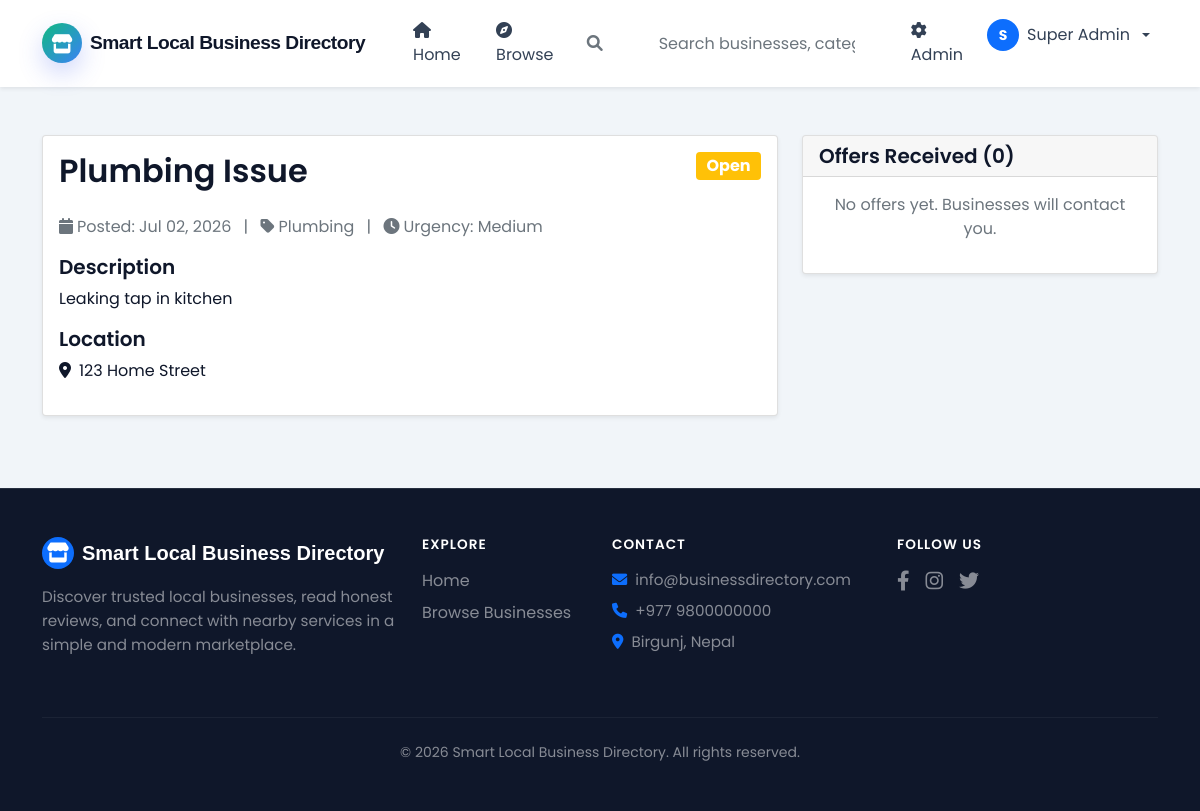
Screenshot of /smart-business-directory/support/request-detail.php?id=2 (signed in) with the database file from the repository.
### tables this page shows
CREATE TABLE system_settings (
    setting_id INT PRIMARY KEY AUTO_INCREMENT,
    setting_key VARCHAR(100) UNIQUE NOT NULL,
    setting_value TEXT,
    setting_type ENUM('text', 'number', 'boolean', 'json', 'file') DEFAULT 'text',
    description TEXT,
    updated_by INT,
    updated_at TIMESTAMP DEFAULT CURRENT_TIMESTAMP ON UPDATE CURRENT_TIMESTAMP,
    FOREIGN KEY (updated_by) REFERENCES users(user_id) ON DELETE SET NULL,
    INDEX idx_key (setting_key)
);

CREATE TABLE support_requests (
    request_id INT PRIMARY KEY AUTO_INCREMENT,
    user_id INT NOT NULL,
    assigned_biz_id INT DEFAULT NULL,
    title VARCHAR(200) NOT NULL,
    description TEXT NOT NULL,
    category VARCHAR(100),
    subcategory VARCHAR(100),
    urgency ENUM('low', 'medium', 'high', 'emergency') DEFAULT 'medium',
    budget_min DECIMAL(10,2),
    budget_max DECIMAL(10,2),
    address TEXT NOT NULL,
    city VARCHAR(100),
    latitude DECIMAL(10,8),
    longitude DECIMAL(11,8),
    preferred_date DATE,
    preferred_time_start TIME,
    preferred_time_end TIME,
    images TEXT,
    status ENUM('open', 'bidding', 'assigned', 'in_progress', 'completed', 'cancelled', 'expired') DEFAULT 'open',
    completed_at TIMESTAMP,
    rating INT CHECK (rating BETWEEN 1 AND 5),
    review_text TEXT,
    viewed_count INT DEFAULT 0,
    offer_count INT DEFAULT 0,
    created_at TIMESTAMP DEFAULT CURRENT_TIMESTAMP,
    updated_at TIMESTAMP DEFAULT CURRENT_TIMESTAMP ON UPDATE CURRENT_TIMESTAMP,
    FOREIGN KEY (user_id) REFERENCES users(user_id) ON DELETE CASCADE,
    FOREIGN KEY (assigned_biz_id) REFERENCES businesses(biz_id) ON DELETE SET NULL,
    INDEX idx_user (user_id),
    INDEX idx_status (status),
    INDEX idx_urgency (urgency),
    INDEX idx_created (created_at),
    INDEX idx_city (city),
    INDEX idx_location (latitude, longitude)
);

### smart-business-directory/includes/config.php (called while the page is built, shortened)
<?php
$conn = @mysqli_connect(DB_HOST, DB_USER, DB_PASS, DB_NAME);
mysqli_set_charset($conn, "utf8mb4");
function getSetting($key, $default = '') {
    global $conn;
    $key = mysqli_real_escape_string($conn, $key);
    $query = "SELECT setting_value FROM system_settings WHERE setting_key = '$key'";
    $result = mysqli_query($conn, $query);
    if ($row = mysqli_fetch_assoc($result)) {
        $value = json_decode($row['setting_value'], true);
        return isset($value['value']) ? $value['value'] : $default;
    }
    return $default;
}
?>

### smart-business-directory/includes/functions.php (called while the page is built, shortened)
<?php
require_once 'config.php';
function isLoggedIn() {
    return isset($_SESSION['user_id']) && isset($_SESSION['logged_in']) && $_SESSION['logged_in'] === true;
}
function hasRole($role) {
    return isLoggedIn() && isset($_SESSION['role']) && $_SESSION['role'] == $role;
}
function isAdmin() {
    return hasRole('admin');
}
?>

### smart-business-directory/support/request-detail.php (the view, shortened to what this page needs)
<?php
require_once '../includes/config.php';
require_once '../includes/functions.php';
require_once '../includes/session.php';
$request_id = isset($_GET['id']) ? (int)$_GET['id'] : 0;
$query = "SELECT sr.*, b.biz_name as assigned_business_name
          FROM support_requests sr
          LEFT JOIN businesses b ON sr.assigned_biz_id = b.biz_id
          WHERE sr.request_id = $request_id AND sr.user_id = {$_SESSION['user_id']}";
$result = mysqli_query($conn, $query);
$request = mysqli_fetch_assoc($result);
$offers_query = "SELECT o.*, b.biz_name, b.logo, b.phone, b.email
                 FROM support_offers o
                 JOIN businesses b ON o.business_id = b.biz_id
                 WHERE o.request_id = $request_id
                 ORDER BY o.price ASC";
$offers = mysqli_query($conn, $offers_query);
include '../includes/navbar.php';
?>
<div class="container my-5">
    <div class="row">
        <div class="col-md-8">
            <div class="card shadow-sm mb-4">
                <div class="card-body">
                    <div class="d-flex justify-content-between align-items-start mb-3">
                        <h2><?php echo $request['title']; ?></h2>
                        <span class="badge bg-<?php
                            echo $request['status'] == 'open' ? 'warning' :
                                ($request['status'] == 'assigned' ? 'info' :
                                ($request['status'] == 'completed' ? 'success' : 'secondary'));
                        ?> fs-6">
                            <?php echo ucfirst($request['status']); ?>
                        </span>
                    </div>
                    <p class="text-muted mb-3">
                        <i class="fas fa-calendar me-1"></i>Posted: <?php echo date('M d, Y', strtotime($request['created_at'])); ?>
                        <span class="mx-2">|</span>
                        <i class="fas fa-tag me-1"></i><?php echo $request['category']; ?>
                        <span class="mx-2">|</span>
                        <i class="fas fa-clock me-1"></i>Urgency: <?php echo ucfirst($request['urgency']); ?>
                    </p>
                    <h5>Description</h5>
                    <p><?php echo nl2br($request['description']); ?></p>
                    <h5>Location</h5>
                    <p><i class="fas fa-map-marker-alt me-2"></i><?php echo $request['address']; ?></p>
                </div>
            </div>
        </div>
        <div class="col-md-4">
            <div class="card shadow-sm">
                <div class="card-header">
                    <h5 class="mb-0">Offers Received (<?php echo mysqli_num_rows($offers); ?>)</h5>
                </div>
                <div class="card-body">
                    <?php if(mysqli_num_rows($offers) > 0): ?>
                        <?php while($offer = mysqli_fetch_assoc($offers)): ?>
                        <div class="offer-item mb-3 p-3 border rounded">
                            <div class="d-flex justify-content-between">
                                <strong><?php echo $offer['biz_name']; ?></strong>
                                <span class="text-success fw-bold">₹<?php echo number_format($offer['price'], 2); ?></span>
                            </div>
                            <p class="small text-muted mt-1"><?php echo $offer['message']; ?></p>
                            <div class="d-flex gap-2">
                                <a href="tel:<?php echo $offer['phone']; ?>" class="btn btn-sm btn-success"><i class="fas fa-phone"></i> Call</a>
                                <a href="../chat/index.php?business=<?php echo $offer['business_id']; ?>" class="btn btn-sm btn-primary"><i class="fas fa-comment"></i> Chat</a>
                            </div>
                        </div>
                        <?php endwhile; ?>
                    <?php else: ?>
                        <p class="text-muted text-center">No offers yet. Businesses will contact you.</p>
                    <?php endif; ?>
                </div>
            </div>
        </div>
    </div>
</div>
<?php include '../includes/footer.php'; ?>

### smart-business-directory/includes/navbar.php (shortened to what this page needs)
<?php
$site_name = getSetting('site_name');
?>
<!DOCTYPE html>
<html lang="en">
<head>
    <link href="https://cdn.jsdelivr.net/npm/bootstrap@5.1.3/dist/css/bootstrap.min.css" rel="stylesheet">
    <link rel="stylesheet" href="https://cdnjs.cloudflare.com/ajax/libs/font-awesome/6.0.0/css/all.min.css">
    <link rel="stylesheet" href="<?php echo SITE_URL; ?>assets/css/style.css">
</head>
<body>
<nav class="navbar navbar-expand-lg site-navbar sticky-top shadow-sm" style="background: rgba(15, 23, 42, 0.95); backdrop-filter: blur(10px); border-bottom: 1px solid rgba(255,255,255,0.1);">
    <div class="container">
        <a class="navbar-brand text-white fw-bold d-flex align-items-center gap-2" href="<?php echo SITE_URL; ?>">
            <span class="brand-mark bg-primary text-white rounded-circle d-flex align-items-center justify-content-center" style="width: 40px; height: 40px;"><i class="fas fa-store"></i></span>
            <span style="font-family: 'Outfit', sans-serif; letter-spacing: -0.5px;"><?php echo $site_name ?: 'LocalConnect'; ?></span>
        </a>
        <div class="collapse navbar-collapse" id="navbarMain">
            <ul class="navbar-nav me-auto mb-2 mb-lg-0 gap-2 ms-lg-4">
                <li class="nav-item">
                    <a class="nav-link text-white-50 hover-white transition" href="<?php echo SITE_URL; ?>">
                        <i class="fas fa-home me-1"></i>Home
                    </a>
                </li>
                <li class="nav-item">
                    <a class="nav-link text-white-50 hover-white transition" href="<?php echo SITE_URL; ?>businesses.php">
                        <i class="fas fa-compass me-1"></i>Browse
                    </a>
                </li>
            </ul>
            <form class="site-search me-3 position-relative" action="<?php echo SITE_URL; ?>search.php" method="GET" id="searchForm" style="min-width: 300px;">
                <div class="input-group">
                    <span class="input-group-text bg-white border-end-0 rounded-start-pill ps-3 text-muted" style="border-color: rgba(255,255,255,0.2);">
                        <i class="fas fa-search"></i>
                    </span>
                    <input class="form-control border-start-0 rounded-end-pill shadow-none" type="search" name="q" placeholder="Search businesses, categories..." aria-label="Search" id="searchInput" style="background: white; border-color: rgba(255,255,255,0.2);">
                </div>
            </form>
            <ul class="navbar-nav ms-auto gap-2">
                <?php if(isLoggedIn()): ?>
                    <?php if(isAdmin()): ?>
                    <li class="nav-item">
                        <a class="nav-link text-white-50 hover-white transition" href="<?php echo SITE_URL; ?>admin/">
                            <i class="fas fa-cog me-1"></i>Admin
                        </a>
                    </li>
                    <?php endif; ?>
                    <li class="nav-item dropdown">
                        <a class="nav-link dropdown-toggle text-white d-flex align-items-center gap-2" href="#" id="userDropdown" role="button" data-bs-toggle="dropdown">
                            <div class="rounded-circle bg-primary text-white d-flex align-items-center justify-content-center fw-bold" style="width: 32px; height: 32px; font-size: 14px;">
                                <?php echo substr($_SESSION['fullname'], 0, 1); ?>
                            </div>
                            <?php echo $_SESSION['fullname']; ?>
                        </a>
                    </li>
                <?php endif; ?>
            </ul>
        </div>
    </div>
</nav>

### smart-business-directory/includes/footer.php (shortened to what this page needs)
    <footer class="site-footer mt-5 text-white" style="background: #0f172a; border-top: 1px solid rgba(255,255,255,0.1);">
        <div class="container py-5">
            <div class="row g-4 align-items-start">
                <div class="col-lg-4">
                    <h5 class="fw-bold mb-3 d-flex align-items-center gap-2">
                        <span class="bg-primary text-white rounded-circle d-flex align-items-center justify-content-center" style="width: 32px; height: 32px;"><i class="fas fa-store"></i></span>
                        <span style="font-family: 'Outfit', sans-serif;"><?php echo getSetting('site_name') ?: 'LocalConnect'; ?></span>
                    </h5>
                    <p class="text-white-50 mb-0" style="font-size: 0.95rem; line-height: 1.6;">Discover trusted local businesses, read honest reviews, and connect with nearby services in a simple and modern marketplace.</p>
                </div>
                <div class="col-lg-2 col-md-4">
                    <h6 class="fw-semibold mb-3 text-uppercase" style="letter-spacing: 1px; font-size: 0.85rem;">Explore</h6>
                    <ul class="list-unstyled">
                        <li class="mb-2"><a href="<?php echo SITE_URL; ?>" class="text-white-50 text-decoration-none hover-white transition">Home</a></li>
                        <li class="mb-2"><a href="<?php echo SITE_URL; ?>businesses.php" class="text-white-50 text-decoration-none hover-white transition">Browse Businesses</a></li>
                    </ul>
                </div>
                <div class="col-lg-3 col-md-4">
                    <h6 class="fw-semibold mb-3 text-uppercase" style="letter-spacing: 1px; font-size: 0.85rem;">Contact</h6>
                    <ul class="list-unstyled text-white-50" style="font-size: 0.95rem;">
                        <li class="mb-2"><i class="fas fa-envelope me-2 text-primary"></i><?php echo getSetting('contact_email') ?: 'info@localconnect.com'; ?></li>
                        <li class="mb-2"><i class="fas fa-phone me-2 text-primary"></i><?php echo getSetting('contact_phone') ?: '+977 9812345678'; ?></li>
                        <li><i class="fas fa-map-marker-alt me-2 text-primary"></i>Birgunj, Nepal</li>
                    </ul>
                </div>
                <div class="col-lg-3 col-md-4">
                    <h6 class="fw-semibold mb-3 text-uppercase" style="letter-spacing: 1px; font-size: 0.85rem;">Follow Us</h6>
                    <div class="d-flex gap-3 flex-wrap">
                        <a href="#" class="text-white-50 hover-white transition" aria-label="Facebook"><i class="fab fa-facebook-f fa-lg"></i></a>
                        <a href="#" class="text-white-50 hover-white transition" aria-label="Instagram"><i class="fab fa-instagram fa-lg"></i></a>
                        <a href="#" class="text-white-50 hover-white transition" aria-label="Twitter"><i class="fab fa-twitter fa-lg"></i></a>
                    </div>
                </div>
            </div>
            <div class="footer-bottom mt-5 pt-4" style="border-top: 1px solid rgba(255,255,255,0.05);">
                <div class="d-flex justify-content-center align-items-center flex-wrap">
                    <p class="mb-0 text-white-50 small text-center">&copy; <?php echo date('Y'); ?> <?php echo getSetting('site_name') ?: 'LocalConnect'; ?>. All rights reserved.</p>
                </div>
            </div>
        </div>
    </footer>
</body>
</html>

### smart-business-directory/assets/css/style.css (style rules this page uses)
:root { --primary: #10b981; --primary-dark: #047857; --secondary: #3b82f6; --success: #10b981; --danger: #ef4444; --warning: #f59e0b; --info: #3b82f6; --dark: #0f172a; --light: #f1f5f9; --gray: #64748b; --gray-light: #e2e8f0; --white: #ffffff; --black: #000000; }
* { margin: 0; padding: 0; box-sizing: border-box; }
body { font-family: 'Poppins', sans-serif; background-color: var(--light); color: var(--dark); overflow-x: hidden; }
h1, h2, h3, h4, h5, h6 { font-weight: 600; }
.site-navbar { background: rgba(255, 255, 255, 0.96) !important; backdrop-filter: blur(12px); box-shadow: 0 10px 30px rgba(15, 23, 42, 0.08); border-bottom: 1px solid rgba(226, 232, 240, 0.8); }
.site-navbar .navbar-brand { color: var(--dark) !important; font-weight: 700; font-size: 1.2rem; display: flex; align-items: center; gap: 0.75rem; }
.site-navbar .brand-mark { width: 42px; height: 42px; display: inline-flex; align-items: center; justify-content: center; border-radius: 12px; color: white; background: linear-gradient(135deg, var(--primary) 0%, var(--secondary) 100%); box-shadow: 0 10px 25px rgba(67, 97, 238, 0.25); }
.site-navbar .nav-link { color: #334155 !important; padding: 0.7rem 0.95rem; border-radius: 999px; transition: all 0.25s ease; }
.site-search { position: relative; display: flex; align-items: center; width: min(360px, 100%); }
.site-search .form-control { border-radius: 999px 0 0 999px; padding-left: 2.8rem; height: 46px; border: 1px solid #e2e8f0; }
.site-footer { background: linear-gradient(135deg, #0f172a 0%, #1e293b 100%); color: #f8fafc; border-top: 1px solid rgba(255, 255, 255, 0.08); }
.site-footer a { color: rgba(255, 255, 255, 0.78); text-decoration: none; }
.site-footer .footer-bottom { border-top: 1px solid rgba(255, 255, 255, 0.12); }
.form-control, .form-select { border-radius: 12px; padding: 12px 16px; border: 1px solid var(--gray-light); transition: all 0.3s ease; }
.input-group-text { border-radius: 12px 0 0 12px; background: white; }
.transition { transition: all 0.3s ease; }

### rows the page displays
system_settings: setting_value "Smart Local Business Directory"
support_requests: title "Plumbing Issue", status "Open", created_at "Jul 02, 2026", category "Plumbing", urgency "Medium", description "Leaking tap in kitchen", address "123 Home Street"
system_settings: setting_value "info@businessdirectory.com"
system_settings: setting_value "+977 9800000000"

### other values shown
substr($_SESSION['fullname'], 0, 1) "S"
$_SESSION['fullname'] "Super Admin"
mysqli_num_rows($offers) "0"
